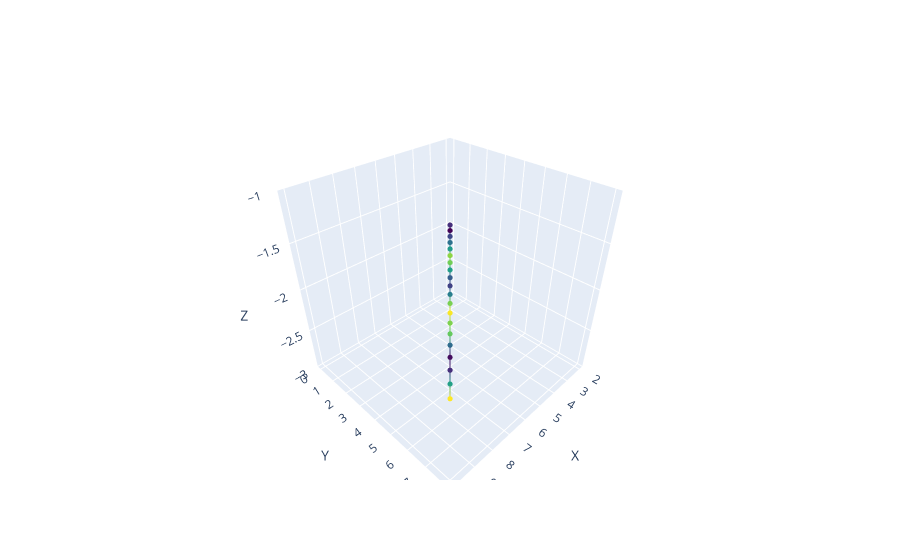

The code cell stored with this chart in its notebook:
### Code cell
fig = go.Figure()

x, y, z = np.indices((10, 10, 10))
fig.add_trace(go.Volume(
    x=x.flatten(),
    y=y.flatten(),
    z=z.flatten(),
    opacity=0.2,
    showscale=False
))

fig.add_trace(go.Scatter3d(
    x=points[:, 0],
    y=points[:, 1],
    z=points[:, 2],
    mode='lines+markers',
    line=dict(color=values, colorscale='Viridis'),
    marker=dict(size=3, color=values, colorscale='Viridis'),
    text=[f'{v:.4f}' for v in values],  
    textposition='top center',
    name='Line'
))

fig.update_layout(scene=dict(
    xaxis_title='X',
    yaxis_title='Y',
    zaxis_title='Z',
    aspectmode='cube'
))

fig.show()

### Figure 1 — Plotly figure (JSON) as saved in the notebook; plotly's stock layout.template omitted (floating-point values rounded to 4 significant figures; data arrays with more than 128 entries replaced by an {"elided": "..."} marker saying what was removed)
{"data": [{"opacity": 0.2, "showscale": false, "type": "volume", "x": {"elided": "1000 int values"}, "y": {"elided": "1000 int values"}, "z": {"elided": "1000 int values"}}, {"line": {"color": [0.3224, 0.2375, 0.3698, 0.467, 0.5697, 0.7511, 0.7242, 0.5864, 0.4227, 0.3586, 0.5022, 0.73, 0.8552, 0.736, 0.7091, 0.4578, 0.2586, 0.32, 0.5892, 0.8583], "colorscale": [[0, "#440154"], [0.1111, "#482878"], [0.2222, "#3e4989"], [0.3333, "#31688e"], [0.4444, "#26828e"], [0.5556, "#1f9e89"], [0.6667, "#35b779"], [0.7778, "#6ece58"], [0.8889, "#b5de2b"], [1, "#fde725"]]}, "marker": {"color": [0.3224, 0.2375, 0.3698, 0.467, 0.5697, 0.7511, 0.7242, 0.5864, 0.4227, 0.3586, 0.5022, 0.73, 0.8552, 0.736, 0.7091, 0.4578, 0.2586, 0.32, 0.5892, 0.8583], "colorscale": [[0, "#440154"], [0.1111, "#482878"], [0.2222, "#3e4989"], [0.3333, "#31688e"], [0.4444, "#26828e"], [0.5556, "#1f9e89"], [0.6667, "#35b779"], [0.7778, "#6ece58"], [0.8889, "#b5de2b"], [1, "#fde725"]], "size": 3}, "mode": "lines+markers", "name": "Line", "text": ["0.3224", "0.2375", "0.3698", "0.4670", "0.5697", "0.7511", "0.7242", "0.5864", "0.4227", "0.3586", "0.5022", "0.7300", "0.8552", "0.7360", "0.7091", "0.4578", "0.2586", "0.3200", "0.5892", "0.8583"], "textposition": "top center", "type": "scatter3d", "x": [2.0, 2.421, 2.842, 3.263, 3.684, 4.105, 4.526, 4.947, 5.368, 5.789, 6.211, 6.632, 7.053, 7.474, 7.895, 8.316, 8.737, 9.158, 9.579, 10.0], "y": [0.0, 0.4211, 0.8421, 1.263, 1.684, 2.105, 2.526, 2.947, 3.368, 3.789, 4.211, 4.632, 5.053, 5.474, 5.895, 6.316, 6.737, 7.158, 7.579, 8.0], "z": [-2.0, -2.0, -2.0, -2.0, -2.0, -2.0, -2.0, -2.0, -2.0, -2.0, -2.0, -2.0, -2.0, -2.0, -2.0, -2.0, -2.0, -2.0, -2.0, -2.0]}], "layout": {"scene": {"aspectmode": "cube", "xaxis": {"title": {"text": "X"}}, "yaxis": {"title": {"text": "Y"}}, "zaxis": {"title": {"text": "Z"}}}}}
